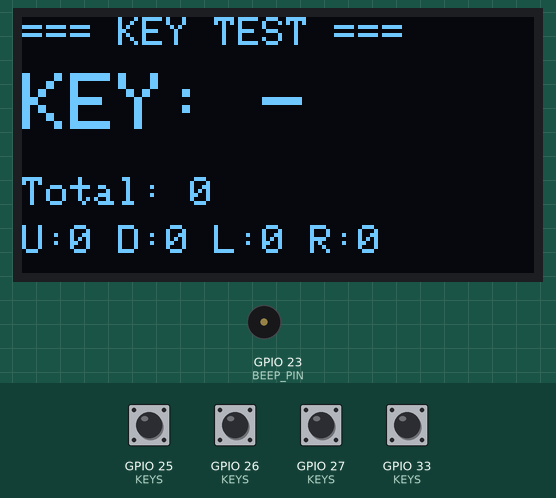
This sketch was run on a simulated ESP32. Shown: 128×64 one-colour display, buzzer (waves = sounding, pin HIGH). The inputs (shaded band) are chosen by the test bench; at power-on: GPIO 25 (KEYS), GPIO 26 (KEYS), GPIO 27 (KEYS), GPIO 33 (KEYS) HIGH. What the sketch prints to the serial monitor is not drawn.

Above: at 1.5 s.
1.6 s: GPIO 25 (KEYS) pulled LOW for 0.15 s
At 2.0 s:
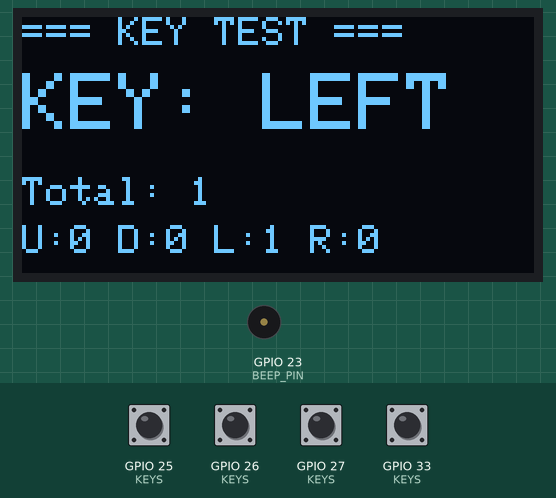
3.2 s: GPIO 26 (KEYS) pulled LOW for 0.15 s
At 4.4 s:
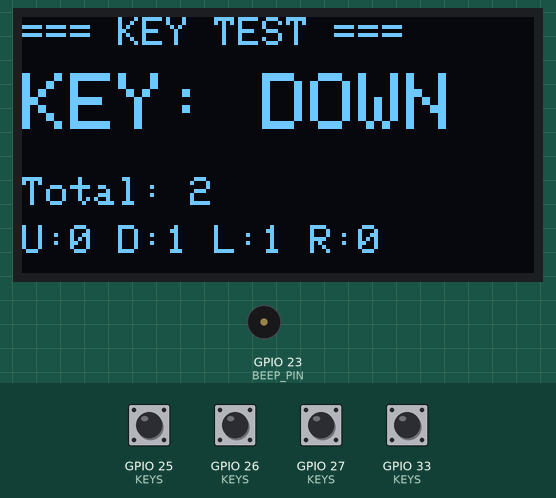
4.8 s: GPIO 27 (KEYS) pulled LOW for 0.15 s
At 5.6 s:
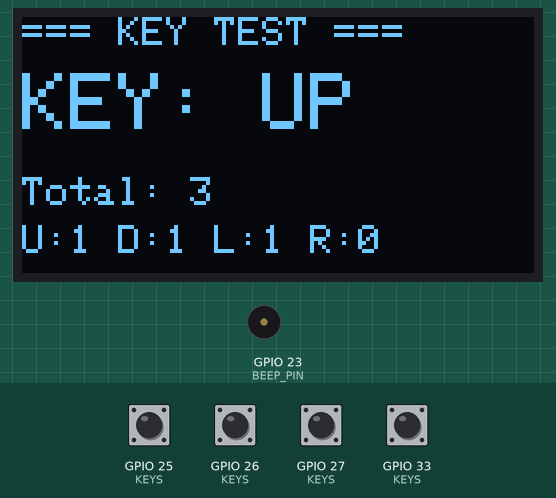
6.4 s: GPIO 33 (KEYS) pulled LOW for 0.15 s
At 6.9 s:
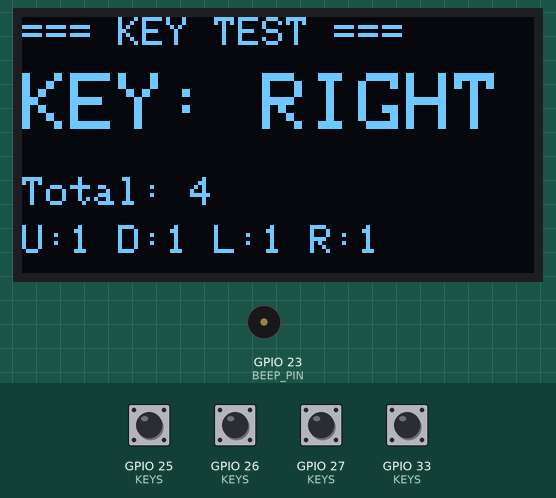
8.0 s: GPIO 25 (KEYS) pulled LOW for 1 s
At 9.2 s:
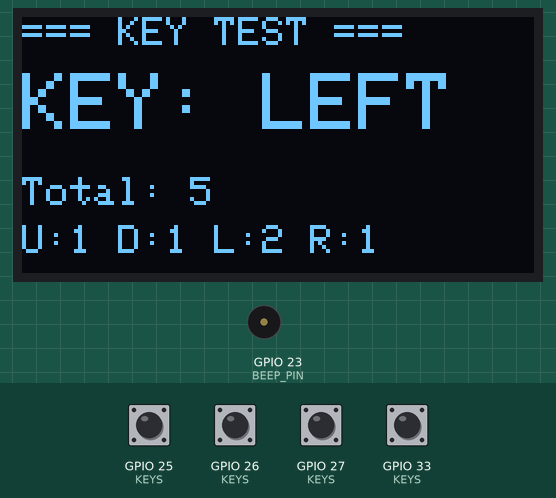
10.5 s: GPIO 26 (KEYS) pulled LOW for 1 s
At 11.1 s:
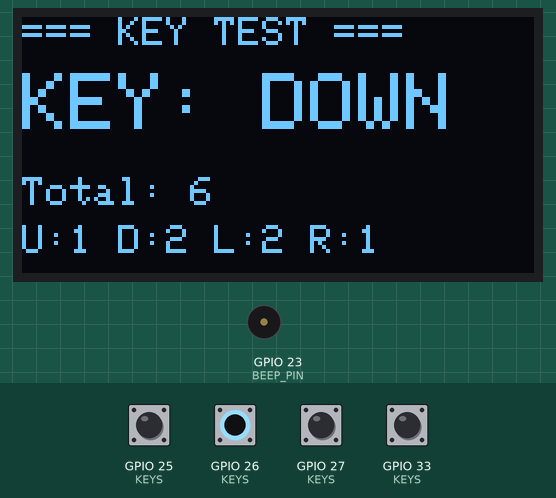
Timing chart, 0 to 13.5 s (numbered marks = the images above; inputs shaded):
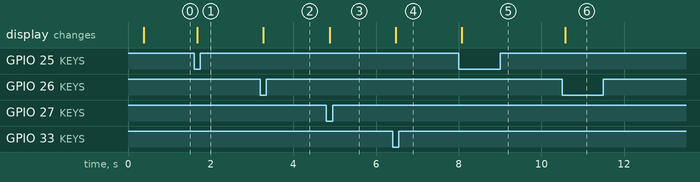

Measured:
- after the input at 1.6 s, the display: changes after 0.08 s (image 1)
- after the input at 3.2 s, the display: changes after 0.08 s (image 2)
- after the input at 4.8 s, the display: changes after 0.08 s (image 3)
- after the input at 6.4 s, the display: changes after 0.08 s (image 4)
- after the input at 8.0 s, the display: changes after 0.08 s (image 5)
- after the input at 10.5 s, the display: changes after 0.08 s (image 6)

The sketch:

sketch_oct24a.ino
```cpp
#include <Wire.h>
#include <Adafruit_GFX.h>
#include <Adafruit_SSD1306.h>

//===================== 硬件配置 =====================
#define SCREEN_WIDTH 128
#define SCREEN_HEIGHT 64
#define OLED_RESET     -1
#define BEEP_PIN       23
#define KEY_UP         27
#define KEY_DOWN       26
#define KEY_LEFT       25
#define KEY_RIGHT      33
#define OLED_SDA       19
#define OLED_SCL       18
//====================================================

#define DEBOUNCE_MS  50

Adafruit_SSD1306 display(SCREEN_WIDTH, SCREEN_HEIGHT, &Wire, OLED_RESET);

const uint8_t KEYS[4]     = { KEY_UP, KEY_DOWN, KEY_LEFT, KEY_RIGHT };
const char*   KEY_NAME[4] = { "UP", "DOWN", "LEFT", "RIGHT" };

bool lastState[4]  = { HIGH, HIGH, HIGH, HIGH };
bool lastStable[4] = { HIGH, HIGH, HIGH, HIGH };
unsigned long lastChange[4] = { 0, 0, 0, 0 };
unsigned long pressCount[4] = { 0, 0, 0, 0 };

String lastKey = "-";
unsigned long lastKeyTotal = 0;

void render() {
  display.clearDisplay();
  display.setTextColor(SSD1306_WHITE);

  display.setTextSize(1);
  display.setCursor(0, 0);
  display.println(F("=== KEY TEST ==="));

  display.setTextSize(2);
  display.setCursor(0, 14);
  display.print("KEY: ");
  display.println(lastKey);

  display.setTextSize(1);
  display.setCursor(0, 40);
  display.print("Total: "); display.println(lastKeyTotal);
  display.setCursor(0, 52);
  display.print("U:"); display.print(pressCount[0]);
  display.print(" D:"); display.print(pressCount[1]);
  display.print(" L:"); display.print(pressCount[2]);
  display.print(" R:"); display.print(pressCount[3]);

  display.display();
}

void setup() {
  Serial.begin(115200);
  Wire.begin(OLED_SDA, OLED_SCL);          // I2C 用你的自定义引脚 19/18

  if (!display.begin(SSD1306_SWITCHCAPVCC, 0x3C)) {  // 不亮就把 0x3C 换 0x3D
    Serial.println(F("SSD1306 not found!"));
    for (;;) delay(100);
  }
  display.clearDisplay();
  display.setTextColor(SSD1306_WHITE);
  display.setTextSize(1);
  display.setCursor(0, 0);
  display.println(F("OLED OK"));
  display.println(F("Press any key"));
  display.display();

  for (int i = 0; i < 4; i++) pinMode(KEYS[i], INPUT_PULLUP);  // 按下=低电平

  pinMode(BEEP_PIN, OUTPUT);
  digitalWrite(BEEP_PIN, LOW);             // 上电静音，防止“滴”一声

  delay(300);
  render();
}

void loop() {
  bool changed = false;
  for (int i = 0; i < 4; i++) {
    bool raw = digitalRead(KEYS[i]);
    unsigned long now = millis();

    if (raw != lastState[i]) {            // 电平跳变，记消抖起点
      lastState[i] = raw;
      lastChange[i] = now;
    }
    if ((now - lastChange[i]) >= DEBOUNCE_MS && raw != lastStable[i]) {
      lastStable[i] = raw;
      if (lastStable[i] == LOW) {         // 稳定后的高→低 = 按下
        pressCount[i]++;
        lastKeyTotal++;
        lastKey = KEY_NAME[i];
        changed = true;
        Serial.printf("Key: %s count=%lu\n", KEY_NAME[i], pressCount[i]);
      }
    }
  }
  if (changed) render();                   // 只在有按键时刷屏
}
```
